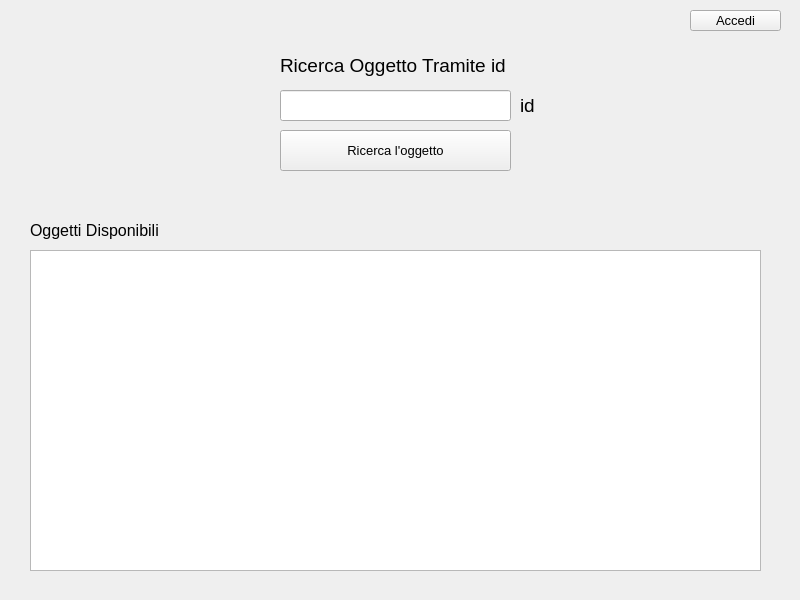
<?xml version="1.0" encoding="UTF-8"?>
<ui version="4.0">
 <class>LoginWindow</class>
 <widget class="QMainWindow" name="LoginWindow">
  <property name="geometry">
   <rect>
    <x>0</x>
    <y>0</y>
    <width>800</width>
    <height>600</height>
   </rect>
  </property>
  <property name="windowTitle">
   <string>MainWindow</string>
  </property>
  <widget class="QWidget" name="loginWidget">
   <widget class="QLabel" name="label">
    <property name="geometry">
     <rect>
      <x>280</x>
      <y>50</y>
      <width>251</width>
      <height>31</height>
     </rect>
    </property>
    <property name="font">
     <font>
      <pointsize>14</pointsize>
     </font>
    </property>
    <property name="text">
     <string>Ricerca Oggetto Tramite id</string>
    </property>
   </widget>
   <widget class="QLineEdit" name="lineEdit">
    <property name="geometry">
     <rect>
      <x>280</x>
      <y>90</y>
      <width>231</width>
      <height>31</height>
     </rect>
    </property>
    <property name="font">
     <font>
      <pointsize>10</pointsize>
     </font>
    </property>
   </widget>
   <widget class="QPushButton" name="pushButton">
    <property name="geometry">
     <rect>
      <x>690</x>
      <y>10</y>
      <width>91</width>
      <height>21</height>
     </rect>
    </property>
    <property name="font">
     <font>
      <pointsize>10</pointsize>
     </font>
    </property>
    <property name="text">
     <string>Accedi</string>
    </property>
    <property name="shortcut">
     <string>Return</string>
    </property>
   </widget>
   <widget class="QLabel" name="label_3">
    <property name="geometry">
     <rect>
      <x>520</x>
      <y>90</y>
      <width>31</width>
      <height>31</height>
     </rect>
    </property>
    <property name="font">
     <font>
      <pointsize>14</pointsize>
     </font>
    </property>
    <property name="text">
     <string>id</string>
    </property>
   </widget>
   <widget class="QPushButton" name="pushButton_2">
    <property name="geometry">
     <rect>
      <x>280</x>
      <y>130</y>
      <width>231</width>
      <height>41</height>
     </rect>
    </property>
    <property name="font">
     <font>
      <pointsize>10</pointsize>
     </font>
    </property>
    <property name="text">
     <string>Ricerca l'oggetto</string>
    </property>
    <property name="shortcut">
     <string>Return</string>
    </property>
   </widget>
   <widget class="QListView" name="listView">
    <property name="geometry">
     <rect>
      <x>30</x>
      <y>250</y>
      <width>731</width>
      <height>321</height>
     </rect>
    </property>
   </widget>
   <widget class="QLabel" name="label_2">
    <property name="geometry">
     <rect>
      <x>30</x>
      <y>220</y>
      <width>161</width>
      <height>21</height>
     </rect>
    </property>
    <property name="font">
     <font>
      <pointsize>12</pointsize>
     </font>
    </property>
    <property name="text">
     <string>Oggetti Disponibili</string>
    </property>
   </widget>
  </widget>
 </widget>
 <resources/>
 <connections/>
</ui>
